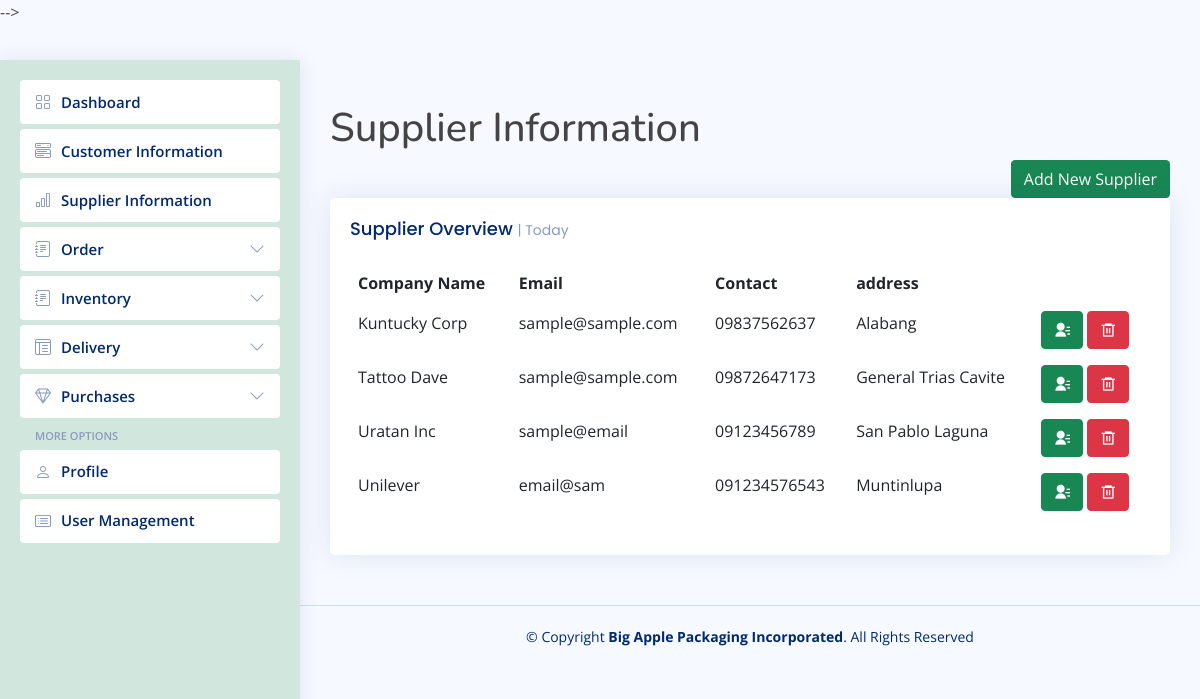
The page /tab-supplier-info.php on the database its author committed.
### tables this page shows
CREATE TABLE `supplier` (
  `id` int(50) NOT NULL,
  `company` varchar(100) NOT NULL,
  `email` varchar(100) NOT NULL,
  `contact` varchar(100) NOT NULL,
  `address` varchar(100) NOT NULL
);

### tab-supplier-info.php (the view, shortened to what this page needs)
<?php require_once 'header-sidebar.php'; ?>
<main id="main" class="main">
  <h1 text>Supplier Information</h1>
  <div class="d-grid gap-2 d-md-flex justify-content-md-end">
    <button type="button" class="btn btn-success" data-bs-toggle="modal" data-bs-target="#largeModal">
      Add New Supplier
    </button>
  </div>
  <div class="col-12">
    <div class="card recent-sales">
      <div class="card-body">
        <h5 class="card-title">Supplier Overview <span>| Today</span></h5>
        <table class="table table-borderless datatable">
          <thead>
            <tr>
              <th scope="col">Company Name</th>
              <th scope="col">Email</th>
              <th scope="col">Contact</th>
              <th scope="col">address</th>
            </tr>
          </thead>
          <tbody>
            <?php
            require_once 'conndb.php';
            $query = mysqli_query($data, "SELECT * FROM supplier");
            while ($row = mysqli_fetch_array($query)) {
            ?>
              <tr>
                <td><?php echo $row['company']; ?></td>
                <td><?php echo $row['email']; ?></td>
                <td><?php echo $row['contact']; ?></td>
                <td><?php echo $row['address']; ?></td>
                <td>
                  <a href='edit-supplier.php?edit=<?php echo $row['id']; ?>'>
                    <button class="btn btn-success ri-contacts-fill" type="button" data-toggle="tooltip" data-placement="top" title="Edit"></button>
                  </a>
                  <a href='delete-supplier.php?suppdelete=<?php echo $row['id']; ?>'><button class="btn btn-danger ri-delete-bin-6-line" name="btnSuppDelete" type="button" data-toggle="tooltip" data-placement="top" title="Delete"></button></a>
                </td>
              </tr>
            <?php }
            mysqli_close($data) ?>
          </tbody>
        </table>
      </div>
    </div>
  </div>
</main>
<footer id="footer" class="footer">
  <div class="copyright">
    &copy; Copyright <strong><span>Big Apple Packaging Incorporated</span></strong>. All Rights Reserved
  </div>
  <div class="credits">
  </div>
</footer>
</body>
</html>

### assets/css/style.css (style rules this page uses)
:root { scroll-behavior: smooth; }
body { font-family: "Open Sans", sans-serif; background: #f6f9ff; color: #444444; }
a { color: #4154f1; text-decoration: none; }
h1, h2, h3, h4, h5, h6 { font-family: "Nunito", sans-serif; }
#main { margin-top: 60px; padding: 20px 30px; transition: all 0.3s; }
.card { margin-bottom: 30px; border: none; border-radius: 5px; box-shadow: 0px 0 30px rgba(1, 41, 112, 0.1); overflow: hidden; }
.card-title { padding: 20px 0 15px 0; font-size: 18px; font-weight: 500; color: #012970; font-family: "Poppins", sans-serif; }
.card-title span { color: #899bbd; font-size: 14px; font-weight: 400; }
.card-body { padding: 0 20px 20px 20px; }
@media (min-width: 1200px) { #main, #footer { margin-left: 300px; } }
.footer { padding: 20px 0; font-size: 14px; transition: all 0.3s; border-top: 1px solid #cddfff; }
.footer .copyright { text-align: center; color: #012970; }
.footer .credits { padding-top: 5px; text-align: center; font-size: 13px; color: #012970; }

### rows shown on the page
supplier: company "Kuntucky Corp", email "sample@sample.com", contact "09837562637", address "Alabang"
supplier: company "Tattoo Dave", email "sample@sample.com", contact "09872647173", address "General Trias Cavite"
supplier: company "Uratan Inc", email "sample@email", contact "09123456789", address "San Pablo Laguna"
supplier: company "Unilever", email "email@sam", contact "091234576543", address "Muntinlupa"
